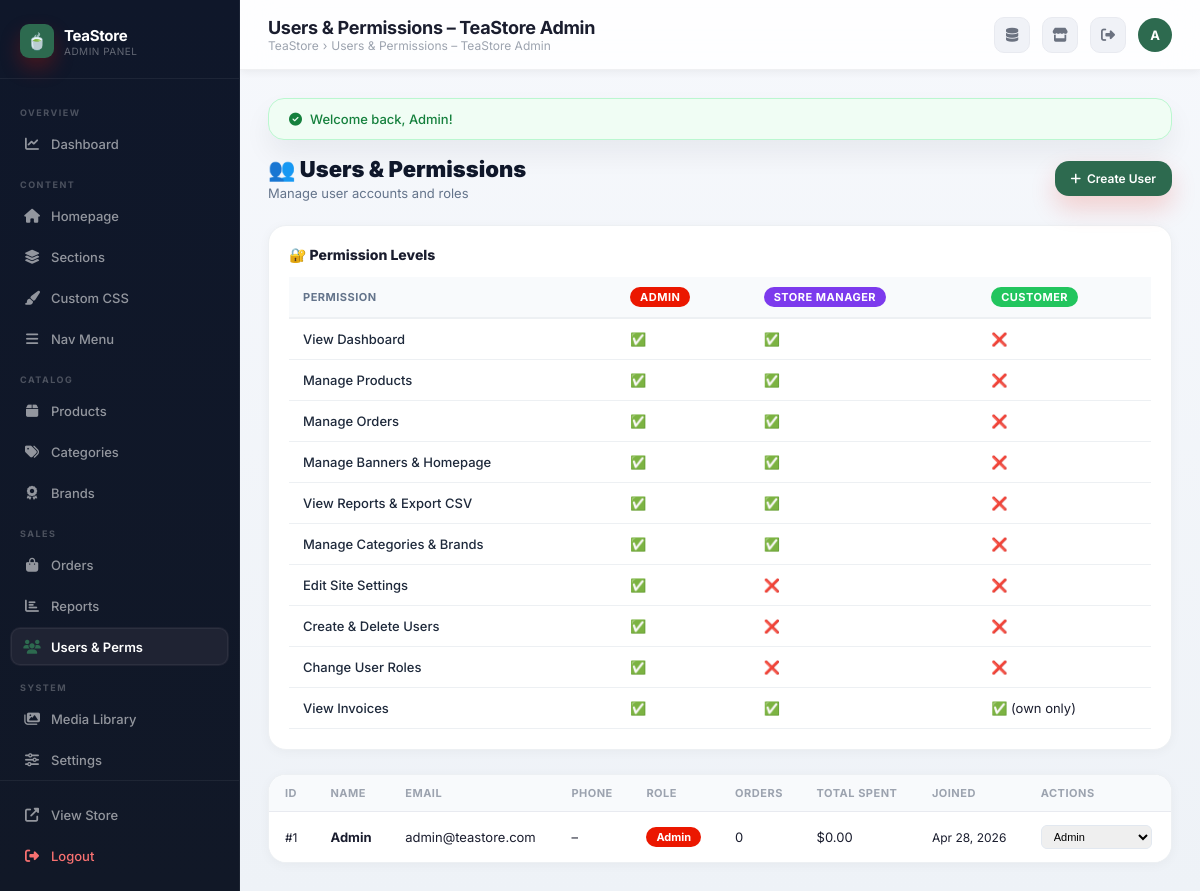
The page /admin/users.php (signed in) on the database its author committed.
### tables this page shows
CREATE TABLE IF NOT EXISTS users (
    id INT AUTO_INCREMENT PRIMARY KEY,
    name VARCHAR(100) NOT NULL,
    email VARCHAR(150) UNIQUE NOT NULL,
    password VARCHAR(255) NOT NULL,
    phone VARCHAR(20),
    address TEXT,
    role ENUM('admin','customer') DEFAULT 'customer',
    created_at TIMESTAMP DEFAULT CURRENT_TIMESTAMP
);

### includes/config.php (called while the page is built, shortened)
<?php
function getSetting($key, $default = '') {
    return $GLOBALS['teastore_settings_cache'][$key] ?? $default;
}
function formatPrice($price) {
    $sym = getSetting('currency_symbol', '$');
    return $sym . number_format((float) $price, 2);
}

### admin/users.php (the view, shortened to what this page needs)
<?php
require_once __DIR__ . '/../includes/config.php';
try { $pdo->exec("ALTER TABLE users ADD COLUMN IF NOT EXISTS role VARCHAR(30) DEFAULT 'customer'"); } catch(Throwable $e){}
$users = $pdo->query("SELECT u.*, COUNT(o.id) AS order_count, COALESCE(SUM(o.total),0) AS total_spent FROM users u LEFT JOIN orders o ON o.user_id=u.id GROUP BY u.id ORDER BY u.created_at DESC")->fetchAll();
require_once __DIR__ . '/admin-header.php';
$roleColors = ['admin'=>'#eb1700','store_manager'=>'#7c3aed','customer'=>'#22c55e'];
$roleLabels = ['admin'=>'Admin','store_manager'=>'Store Manager','customer'=>'Customer'];
?>
<div style="display:flex;align-items:center;justify-content:space-between;margin-bottom:24px;flex-wrap:wrap;gap:12px">
    <div>
        <h1 style="font-size:22px;font-weight:900;color:#0f172a;margin:0">👥 Users & Permissions</h1>
        <p style="font-size:13px;color:#64748b;margin-top:3px">Manage user accounts and roles</p>
    </div>
    <button onclick="document.getElementById('createModal').classList.add('open')" class="btn btn-primary btn-sm">
        <i class="fas fa-plus"></i> Create User
    </button>
</div>
<div style="background:#fff;border:1.5px solid #edf0f3;border-radius:18px;padding:20px;margin-bottom:24px;box-shadow:0 2px 12px rgba(0,0,0,.04)">
    <h3 style="font-size:14px;font-weight:800;margin:0 0 14px">🔐 Permission Levels</h3>
    <table class="perm-table">
        <thead>
            <tr>
                <th>Permission</th>
                <th><span class="role-badge" style="background:#eb1700">Admin</span></th>
                <th><span class="role-badge" style="background:#7c3aed">Store Manager</span></th>
                <th><span class="role-badge" style="background:#22c55e">Customer</span></th>
            </tr>
        </thead>
        <tbody>
            <?php
            $perms = [
                ['View Dashboard','✅','✅','❌'],
                ['Manage Products','✅','✅','❌'],
                ['Manage Orders','✅','✅','❌'],
                ['Manage Banners & Homepage','✅','✅','❌'],
                ['View Reports & Export CSV','✅','✅','❌'],
                ['Manage Categories & Brands','✅','✅','❌'],
                ['Edit Site Settings','✅','❌','❌'],
                ['Create & Delete Users','✅','❌','❌'],
                ['Change User Roles','✅','❌','❌'],
                ['View Invoices','✅','✅','✅ (own only)'],
            ];
            foreach ($perms as [$label,$a,$sm,$c]): ?>
            <tr>
                <td style="font-weight:500;color:#1e293b"><?= $label ?></td>
                <td><?= $a ?></td>
                <td><?= $sm ?></td>
                <td><?= $c ?></td>
            </tr>
            <?php endforeach; ?>
        </tbody>
    </table>
</div>
<div style="background:#fff;border:1.5px solid #edf0f3;border-radius:18px;overflow:hidden;box-shadow:0 2px 12px rgba(0,0,0,.04)">
    <table class="admin-table">
        <thead>
            <tr><th>ID</th><th>Name</th><th>Email</th><th>Phone</th><th>Role</th><th>Orders</th><th>Total Spent</th><th>Joined</th><th>Actions</th></tr>
        </thead>
        <tbody>
            <?php foreach ($users as $u): ?>
            <tr>
                <td style="color:var(--text-light);font-size:12px">#<?= $u['id'] ?></td>
                <td><strong><?= htmlspecialchars($u['name']) ?></strong></td>
                <td style="font-size:13px"><?= htmlspecialchars($u['email']) ?></td>
                <td style="font-size:13px"><?= htmlspecialchars($u['phone'] ?? '–') ?></td>
                <td>
                    <span class="role-badge" style="background:<?= $roleColors[$u['role']] ?? '#22c55e' ?>"><?= $roleLabels[$u['role']] ?? ucfirst($u['role']) ?></span>
                </td>
                <td><?= $u['order_count'] ?></td>
                <td><?= formatPrice($u['total_spent']) ?></td>
                <td style="font-size:12px"><?= date('M d, Y', strtotime($u['created_at'])) ?></td>
                <td>
                    <div style="display:flex;gap:6px;align-items:center">
                        <form method="POST" style="display:inline-flex;gap:4px;align-items:center">
                            <select name="role" onchange="this.form.submit()" style="border:1px solid #e2e8f0;border-radius:6px;padding:4px 8px;font-size:11px;outline:none;cursor:pointer">
                                <option value="admin" <?= $u['role']==='admin'?'selected':'' ?>>Admin</option>
                            </select>
                        </form>
                    </div>
                </td>
            </tr>
            <?php endforeach; ?>
        </tbody>
    </table>
</div>
<?php require_once __DIR__ . '/admin-footer.php'; ?>

### admin/users.php (style rules this page uses)
.role-badge { display:inline-block;padding:3px 10px;border-radius:20px;font-size:11px;font-weight:700;color:#fff }
.perm-table { width:100%;border-collapse:collapse;font-size:13px }
.perm-table th { background:#f8fafc;padding:10px 14px;text-align:left;font-size:11px;font-weight:700;text-transform:uppercase;letter-spacing:.5px;color:#64748b;border-bottom:2px solid #edf0f3 }
.perm-table td { padding:12px 14px;border-bottom:1px solid #edf0f3;vertical-align:middle }

### rows shown on the page
users: id "1", name "Admin", email "admin@teastore.com", phone "–", role "Admin", order_count "0", total_spent "$0.00", created_at "Apr 28, 2026"

### other values the page prints
$siteName "TeaStore"
$pageTitle "Users & Permissions – TeaStore Admin"
substr($_SESSION['user_name'] ?? 'A', 0, 1) "A"
$msg "Welcome back, Admin!"
$label "View Dashboard"
$a "✅"
$sm "✅"
$c "❌"
$label "Manage Products"
$label "Manage Orders"
$label "Manage Banners & Homepage"
$label "View Reports & Export CSV"
$label "Manage Categories & Brands"
$label "Edit Site Settings"
$sm "❌"
